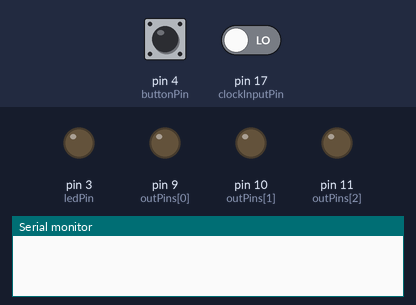
A sketch run on a simulated Arduino Uno, built with avr-gcc and run on an emulated ATmega328P. Shown: output pins drawn as LEDs (lit = HIGH), the last lines printed to the serial monitor. Dashed ring = blinking. The inputs (shaded band) are chosen by the test bench; at power-on: pin 4 (buttonPin) HIGH, pin 17 (clockInputPin) LOW. EEPROM starts erased.

Above: at 1.2 s.
1.3 s: pin 4 (buttonPin) pulled LOW for 0.15 s
At 1.5 s:
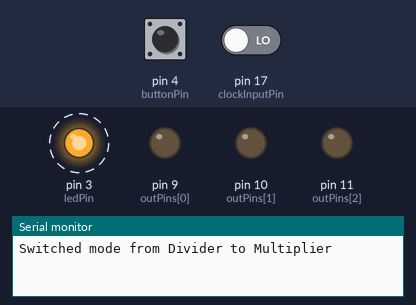
4.3 s: pin 17 (clockInputPin) driven HIGH
At 5.0 s:
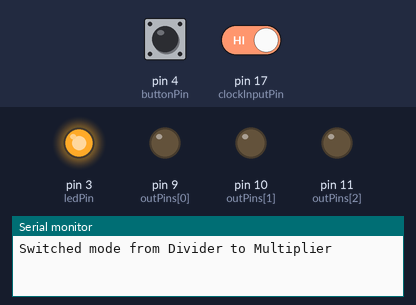
5.8 s: pin 4 (buttonPin) pulled LOW for 1 s
At 6.02 s:
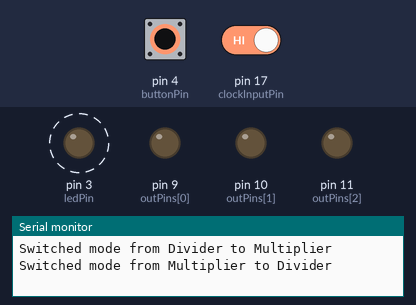
8.3 s: pin 17 (clockInputPin) driven LOW
At 8.8 s:
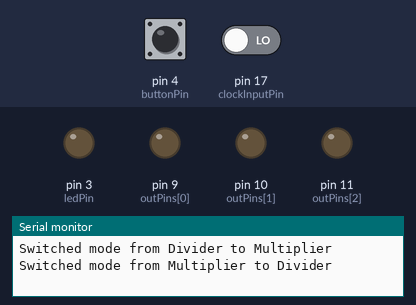
Timing chart, 0 to 10.8 s (numbered marks = the images above; inputs shaded):
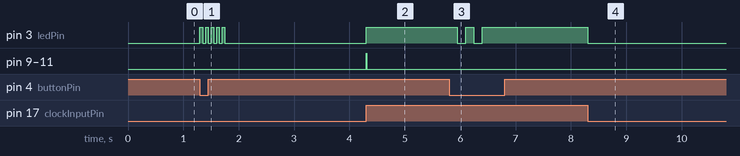

The sketch:

CLOCKDIV.ino
```cpp
// (licence header left out)
#include <EEPROM.h>                          // Include EEPROM library for storing mode state

// Define mode constants for clarity
#define MODE_DIVIDER 1                       // Mode 1: Clock Divider (divider mode)
#define MODE_MULTIPLIER 2                    // Mode 2: Clock Multiplier (multiplier mode)

int mode;                                    // Global variable for current mode (divider or multiplier)

// Pin assignments
const int buttonPin = 4;                     // D4: Mode-switch push-button (internal pullup enabled)
const int clockInputPin = 17;                // D17: Clock source input
const int ledPin = 3;                        // D3: LED indicator (normally mirrors clock input)

// Output channel pins (synchronized in divider mode)
const int outPins[3] = {9, 10, 11};

// Analog input pins for rate selection (channel 1 = A0, channel 2 = A1, channel 3 = A2)
const int analogPins[3] = {A0, A1, A2};

// Global variables for button debounce
int lastButtonState = HIGH;                  // Last button state (HIGH when not pressed)
unsigned long buttonPreviousMillis = 0;      // Timestamp of last valid button event
const unsigned long debounceDelay = 200;     // Debounce delay set to 200 msec

// Global variable for synchronized divider mode (mode1)
unsigned long dividerCounter = 0;            // Global divider counter for mode1 synchronization

// Global variables for clock timing in multiplier mode (mode2)
unsigned long lastClockTime = 0;             // Timestamp of previous rising edge for multiplier mode
unsigned long clockPeriod = 0;               // Measured period between rising edges in multiplier mode

// Fixed output pulse width for all channels (10 msec)
const unsigned long pulseWidth = 10;         // Duration of each output pulse in milliseconds

// Structure to hold parameters for each output channel (used for multiplier mode scheduling)
struct OutputChannel {
  uint8_t outPin;                // Digital output pin for pulse generation
  int rate;                      // Factor (1, 2, 3, 4, 8, 16) read from corresponding analog input
  bool pulseActive;              // Flag indicating if a pulse is currently active
  unsigned long pulseEndTime;    // Timestamp when the current pulse should end
  int pulsesGenerated;           // Count of pulses already generated in current multiplier cycle
  unsigned long nextPulseTime;   // Next scheduled time for a pulse in multiplier mode
  unsigned long multiplierInterval; // Time interval between pulses (clockPeriod / rate)
};

OutputChannel channels[3];       // Array for three output channels

// Global variables for LED blinking override during mode switching
bool ledBlinkingActive = false;    // Flag to indicate that LED blinking override is active
int ledBlinkTotalCycles = 0;         // Total number of full blink cycles to perform
int ledBlinkCycleCount = 0;          // Counter for completed blink cycles
unsigned long ledBlinkInterval = 0;  // Interval for one half-cycle (on or off duration)
unsigned long nextLedBlinkTime = 0;  // Timestamp for next LED state toggle
bool ledBlinkState = false;          // Current state of LED during blinking (true = HIGH)

// Function prototypes
void handleButtonInput();
void switchMode();
void startLedBlinking(int cycles, unsigned long fullCyclePeriod);
void updateLedBlinking();
void triggerPulse(OutputChannel &channel);
int getFactorFromAnalog(int analogPin);

void setup() {
  Serial.begin(9600);                        // Initialize serial communication for debugging

  pinMode(buttonPin, INPUT_PULLUP);          // Configure D4 as input with internal pullup for button
  pinMode(ledPin, OUTPUT);                     // Configure D3 as output for LED indicator
  pinMode(clockInputPin, INPUT);               // Configure D17 as input for clock source

  // Initialize each output channel and set its corresponding pin as OUTPUT
  for (int i = 0; i < 3; i++) {
    pinMode(outPins[i], OUTPUT);             // Set output channel pin as OUTPUT
    digitalWrite(outPins[i], LOW);           // Initialize output to LOW
    channels[i].outPin = outPins[i];         // Assign digital output pin for the channel
    channels[i].pulseActive = false;         // No active pulse initially
    channels[i].pulsesGenerated = 0;         // Reset multiplier pulse count
    channels[i].nextPulseTime = 0;           // Clear next scheduled pulse time
    channels[i].multiplierInterval = 0;      // Initialize multiplier interval to 0
  }

  // Read stored mode from EEPROM (address 0) and validate it
  mode = EEPROM.read(0);                     // Read mode from EEPROM
  if (mode != MODE_DIVIDER && mode != MODE_MULTIPLIER) {
    mode = MODE_DIVIDER;                     // Default to divider mode if invalid value
  }

  // Reset global counters for both modes
  dividerCounter = 0;                        // Reset divider counter for mode1
  lastClockTime = 0;                         // Reset last clock time for mode2
  clockPeriod = 0;                           // Clear measured clock period for mode2
}

void loop() {
  unsigned long currentMillis = millis();    // Get current time in milliseconds

  handleButtonInput();                       // Check and process button press with debounce

  // If LED blinking override is active, update its state; otherwise mirror clock input to LED
  if (ledBlinkingActive) {
    updateLedBlinking();                     // Update LED blinking sequence during mode change
  } else {
    int clockInput = digitalRead(clockInputPin); // Read clock input from D17
    digitalWrite(ledPin, clockInput);          // Mirror D17 clock input to LED on D3
  }

  // Edge detection for clock input (rising edge detection)
  static int prevClockState = LOW;           // Static variable to hold previous clock state
  int clockInput = digitalRead(clockInputPin); // Read current clock input state
  if (prevClockState == LOW && clockInput == HIGH) { // Check for rising edge (transition LOW->HIGH)
    if (mode == MODE_MULTIPLIER) {           // Process multiplier mode (mode2)
      if (lastClockTime == 0) {              // For the first rising edge (no valid period yet)
        lastClockTime = currentMillis;       // Save current time as last clock time
        clockPeriod = 0;                     // No period measured yet
        for (int i = 0; i < 3; i++) {
          channels[i].rate = getFactorFromAnalog(analogPins[i]); // Read multiplier factor from analog input
          channels[i].pulsesGenerated = channels[i].rate;        // Mark cycle complete (only one pulse output)
          triggerPulse(channels[i]);         // Trigger immediate pulse on the channel
        }
      } else {                               // For subsequent rising edges in multiplier mode
        clockPeriod = currentMillis - lastClockTime; // Calculate clock period from previous rising edge
        lastClockTime = currentMillis;       // Update last clock time to current time
        for (int i = 0; i < 3; i++) {
          channels[i].rate = getFactorFromAnalog(analogPins[i]); // Get multiplier factor from analog input
          channels[i].pulsesGenerated = 0;   // Reset multiplier pulse count for new cycle
          if (clockPeriod > 0 && channels[i].rate > 0) {
            channels[i].multiplierInterval = clockPeriod / channels[i].rate; // Compute interval between pulses
          } else {
            channels[i].multiplierInterval = 0; // Fallback to 0 if period is invalid
          }
          channels[i].nextPulseTime = currentMillis; // Schedule first pulse immediately in new cycle
        }
      }
    } else if (mode == MODE_DIVIDER) {       // Process divider mode (mode1) with synchronized outputs
      dividerCounter++;                      // Increment global divider counter on each rising edge
      for (int i = 0; i < 3; i++) {
        int factor = getFactorFromAnalog(analogPins[i]); // Read division factor from analog input
        // Trigger pulse if global divider counter is a multiple of the division factor
        if (dividerCounter % factor == 0) {
          triggerPulse(channels[i]);       // Generate a 10-msec pulse on the channel
        }
      }
    }
  }
  prevClockState = clockInput;               // Update previous clock state for next iteration

  // In multiplier mode, check for scheduled pulses and trigger them as needed
  if (mode == MODE_MULTIPLIER) {
    for (int i = 0; i < 3; i++) {
      if (channels[i].pulsesGenerated < channels[i].rate) { // Only trigger if not all pulses are generated
        if (currentMillis >= channels[i].nextPulseTime) {   // Check if it's time for the next pulse
          triggerPulse(channels[i]);          // Trigger the pulse on the channel
          channels[i].pulsesGenerated++;        // Increment the count of pulses generated in this cycle
          if (channels[i].pulsesGenerated < channels[i].rate) {
            channels[i].nextPulseTime += channels[i].multiplierInterval; // Schedule next pulse
          }
        }
      }
    }
  }

  // For all channels, check if an active pulse has reached its 10-msec duration and end it if so
  for (int i = 0; i < 3; i++) {
    if (channels[i].pulseActive && currentMillis >= channels[i].pulseEndTime) {
      digitalWrite(channels[i].outPin, LOW); // End the pulse by setting the output LOW
      channels[i].pulseActive = false;       // Mark that no pulse is active on the channel
    }
  }
}

// Function to handle button input with debounce and switch mode upon a valid button press
void handleButtonInput() {
  int reading = digitalRead(buttonPin);      // Read current state of button (LOW when pressed)
  unsigned long currentMillis = millis();      // Get current time in milliseconds

  if (currentMillis - buttonPreviousMillis > debounceDelay) { // Check if debounce period has passed
    if (reading == LOW && lastButtonState == HIGH) { // Detect HIGH-to-LOW transition (button press)
      switchMode();                          // Switch mode upon valid button press
      buttonPreviousMillis = currentMillis;  // Update timestamp of last valid button event
    }
  }
  lastButtonState = reading;                 // Save current button state for next iteration
}

// Function to switch between divider (mode1) and multiplier (mode2) modes,
// initiate the appropriate LED blink sequence, and store the new mode in EEPROM.
void switchMode() {
  int oldMode = mode;                        // Store current mode for reference
  if (mode == MODE_DIVIDER) {                // If currently in divider mode (mode1)
    mode = MODE_MULTIPLIER;                  // Switch to multiplier mode (mode2)
    startLedBlinking(5, 100);                // Blink LED 5 times with 100 msec cycle (mode1->mode2)
    lastClockTime = 0;                       // Reset multiplier timing variables
    clockPeriod = 0;
    for (int i = 0; i < 3; i++) {            // Reset multiplier channel counters
      channels[i].pulsesGenerated = 0;
      channels[i].nextPulseTime = 0;
    }
  } else {                                   // If currently in multiplier mode (mode2)
    mode = MODE_DIVIDER;                     // Switch to divider mode (mode1)
    startLedBlinking(3, 300);                // Blink LED 3 times with 300 msec cycle (mode2->mode1)
    dividerCounter = 0;                      // Reset global divider counter for synchronized outputs
  }
  EEPROM.update(0, mode);                    // Store the new mode in EEPROM at address 0

  // Print mode switch info to Serial for debugging
  Serial.print("Switched mode from ");
  Serial.print(oldMode == MODE_DIVIDER ? "Divider" : "Multiplier");
  Serial.print(" to ");
  Serial.println(mode == MODE_DIVIDER ? "Divider" : "Multiplier");
}

// Function to start the LED blinking override sequence during mode switching.
// 'cycles' is the number of full on-off blink cycles, and 'fullCyclePeriod' is the period (in ms) of one full cycle.
void startLedBlinking(int cycles, unsigned long fullCyclePeriod) {
  ledBlinkingActive = true;                  // Activate LED blinking override
  ledBlinkTotalCycles = cycles;              // Set the total number of blink cycles to perform
  ledBlinkCycleCount = 0;                    // Reset the blink cycle counter
  ledBlinkInterval = fullCyclePeriod / 2;      // Calculate half-cycle duration (on or off period) for 50% duty cycle
  nextLedBlinkTime = millis() + ledBlinkInterval; // Schedule next LED toggle
  ledBlinkState = true;                      // Start with LED turned ON
  digitalWrite(ledPin, HIGH);                // Immediately set LED HIGH to begin blinking
}

// Function to update the LED blinking sequence using non-blocking timing (millis()).
// While blinking is active, this overrides the normal clock-mirroring on the LED.
void updateLedBlinking() {
  unsigned long currentMillis = millis();    // Get current time in milliseconds
  if (currentMillis >= nextLedBlinkTime) {     // Check if it's time to toggle the LED state
    ledBlinkState = !ledBlinkState;            // Toggle the LED state (ON to OFF or vice versa)
    digitalWrite(ledPin, ledBlinkState ? HIGH : LOW); // Update the LED output accordingly
    nextLedBlinkTime = currentMillis + ledBlinkInterval; // Schedule the next toggle
    if (!ledBlinkState) {                      // When LED turns OFF, count one complete blink cycle
      ledBlinkCycleCount++;                    // Increment blink cycle counter
      if (ledBlinkCycleCount >= ledBlinkTotalCycles) { // If desired blink cycles are complete,
        ledBlinkingActive = false;             // Disable LED blinking override
        digitalWrite(ledPin, LOW);             // Ensure LED is turned OFF
      }
    }
  }
}

// Function to trigger an output pulse on the given channel with a fixed pulse width (10 msec).
void triggerPulse(OutputChannel &channel) {
  digitalWrite(channel.outPin, HIGH);          // Set the output pin HIGH to start the pulse
  channel.pulseEndTime = millis() + pulseWidth;  // Set the timestamp when the pulse should end
  channel.pulseActive = true;                    // Mark that the pulse is active on this channel
}

// Function to map an analog input value to one of the rate factors (1,2,3,4,8,16)
// based on defined thresholds.
int getFactorFromAnalog(int analogPin) {
  int selectValue = analogRead(analogPin);       // Read the analog value from the specified pin
  if (selectValue < 102) {
    return 1;                                  // Return factor 1 for values less than 102
  } else if (selectValue < 308) {
    return 2;                                  // Return factor 2 for values between 102 and 307
  } else if (selectValue < 514) {
    return 3;                                  // Return factor 3 for values between 308 and 513
  } else if (selectValue < 720) {
    return 4;                                  // Return factor 4 for values between 514 and 719
  } else if (selectValue < 926) {
    return 8;                                  // Return factor 8 for values between 720 and 925
  } else {
    return 16;                                 // Return factor 16 for values 926 and above
  }
}
```

Measured:
- after the input at 1.3 s, pin 3 (ledPin): alternates HIGH for 0.05 s and LOW for 0.05 s, 10 changes in all, then stays LOW, starting at once
- after the input at 4.3 s, pin 3 (ledPin): LOW → HIGH at once; pin 9 (outPins[0]), pin 10 (outPins[1]), pin 11 (outPins[2]): LOW → HIGH at once, → LOW 0.01 s later
- after the input at 5.8 s, pin 3 (ledPin): alternates HIGH for 0.15 s and LOW for 0.15 s, 4 changes in all, then stays HIGH, starting after 0.15 s
- after the input at 8.3 s, pin 3 (ledPin): HIGH → LOW at once
